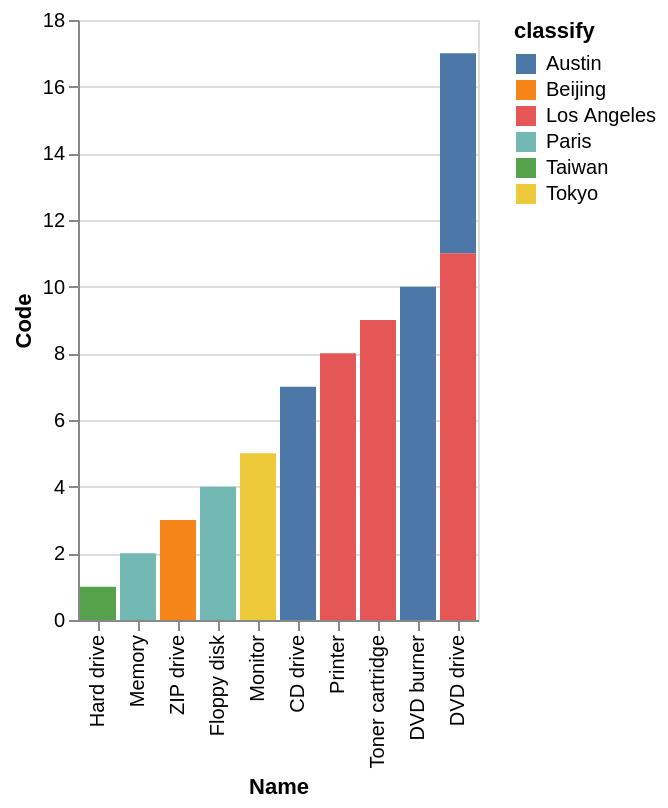

Specify this chart in Vega-Lite:
### Vega-Lite specification from a JSON file in a GitHub repository (floating-point values rounded to 4 significant figures)
{"data": {"values": [{"x_data": "Hard drive", "y_data": 0, "classify": "Austin"}, {"x_data": "Memory", "y_data": 0, "classify": "Austin"}, {"x_data": "ZIP drive", "y_data": 0, "classify": "Austin"}, {"x_data": "Floppy disk", "y_data": 0, "classify": "Austin"}, {"x_data": "Monitor", "y_data": 0, "classify": "Austin"}, {"x_data": "CD drive", "y_data": 7, "classify": "Austin"}, {"x_data": "Printer", "y_data": 0, "classify": "Austin"}, {"x_data": "Toner cartridge", "y_data": 0, "classify": "Austin"}, {"x_data": "DVD burner", "y_data": 10, "classify": "Austin"}, {"x_data": "DVD drive", "y_data": 6, "classify": "Austin"}, {"x_data": "Hard drive", "y_data": 0, "classify": "Beijing"}, {"x_data": "Memory", "y_data": 0, "classify": "Beijing"}, {"x_data": "ZIP drive", "y_data": 3, "classify": "Beijing"}, {"x_data": "Floppy disk", "y_data": 0, "classify": "Beijing"}, {"x_data": "Monitor", "y_data": 0, "classify": "Beijing"}, {"x_data": "CD drive", "y_data": 0, "classify": "Beijing"}, {"x_data": "Printer", "y_data": 0, "classify": "Beijing"}, {"x_data": "Toner cartridge", "y_data": 0, "classify": "Beijing"}, {"x_data": "DVD burner", "y_data": 0, "classify": "Beijing"}, {"x_data": "DVD drive", "y_data": 0, "classify": "Beijing"}, {"x_data": "Hard drive", "y_data": 0, "classify": "Los Angeles"}, {"x_data": "Memory", "y_data": 0, "classify": "Los Angeles"}, {"x_data": "ZIP drive", "y_data": 0, "classify": "Los Angeles"}, {"x_data": "Floppy disk", "y_data": 0, "classify": "Los Angeles"}, {"x_data": "Monitor", "y_data": 0, "classify": "Los Angeles"}, {"x_data": "CD drive", "y_data": 0, "classify": "Los Angeles"}, {"x_data": "Printer", "y_data": 8, "classify": "Los Angeles"}, {"x_data": "Toner cartridge", "y_data": 9, "classify": "Los Angeles"}, {"x_data": "DVD burner", "y_data": 0, "classify": "Los Angeles"}, {"x_data": "DVD drive", "y_data": 11, "classify": "Los Angeles"}, {"x_data": "Hard drive", "y_data": 0, "classify": "Paris"}, {"x_data": "Memory", "y_data": 2, "classify": "Paris"}, {"x_data": "ZIP drive", "y_data": 0, "classify": "Paris"}, {"x_data": "Floppy disk", "y_data": 4, "classify": "Paris"}, {"x_data": "Monitor", "y_data": 0, "classify": "Paris"}, {"x_data": "CD drive", "y_data": 0, "classify": "Paris"}, {"x_data": "Printer", "y_data": 0, "classify": "Paris"}, {"x_data": "Toner cartridge", "y_data": 0, "classify": "Paris"}, {"x_data": "DVD burner", "y_data": 0, "classify": "Paris"}, {"x_data": "DVD drive", "y_data": 0, "classify": "Paris"}, {"x_data": "Hard drive", "y_data": 1, "classify": "Taiwan"}, {"x_data": "Memory", "y_data": 0, "classify": "Taiwan"}, {"x_data": "ZIP drive", "y_data": 0, "classify": "Taiwan"}, {"x_data": "Floppy disk", "y_data": 0, "classify": "Taiwan"}, {"x_data": "Monitor", "y_data": 0, "classify": "Taiwan"}, {"x_data": "CD drive", "y_data": 0, "classify": "Taiwan"}, {"x_data": "Printer", "y_data": 0, "classify": "Taiwan"}, {"x_data": "Toner cartridge", "y_data": 0, "classify": "Taiwan"}, {"x_data": "DVD burner", "y_data": 0, "classify": "Taiwan"}, {"x_data": "DVD drive", "y_data": 0, "classify": "Taiwan"}, {"x_data": "Hard drive", "y_data": 0, "classify": "Tokyo"}, {"x_data": "Memory", "y_data": 0, "classify": "Tokyo"}, {"x_data": "ZIP drive", "y_data": 0, "classify": "Tokyo"}, {"x_data": "Floppy disk", "y_data": 0, "classify": "Tokyo"}, {"x_data": "Monitor", "y_data": 5, "classify": "Tokyo"}, {"x_data": "CD drive", "y_data": 0, "classify": "Tokyo"}, {"x_data": "Printer", "y_data": 0, "classify": "Tokyo"}, {"x_data": "Toner cartridge", "y_data": 0, "classify": "Tokyo"}, {"x_data": "DVD burner", "y_data": 0, "classify": "Tokyo"}, {"x_data": "DVD drive", "y_data": 0, "classify": "Tokyo"}]}, "mark": "bar", "encoding": {"x": {"field": "x_data", "type": "nominal", "title": "Name", "sort": {"op": "sum", "field": "y_data", "order": "ascending"}}, "y": {"field": "y_data", "type": "quantitative", "title": "Code"}, "color": {"field": "classify"}}}
